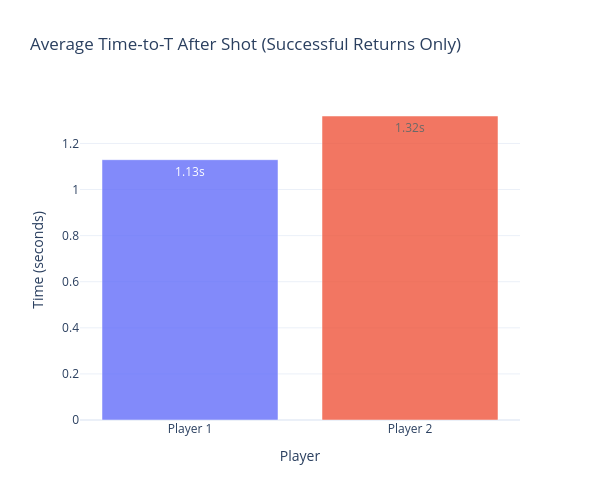
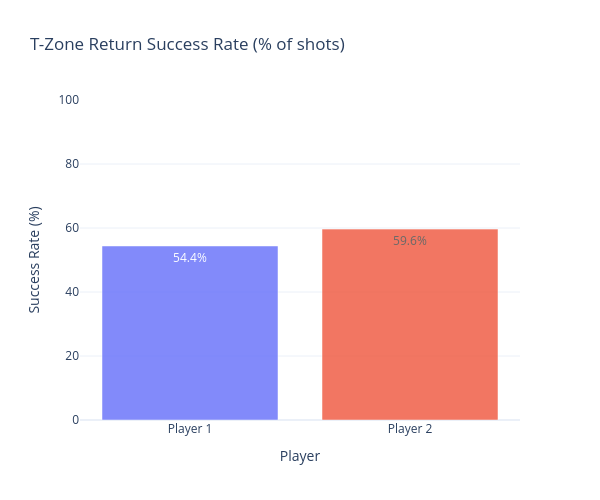
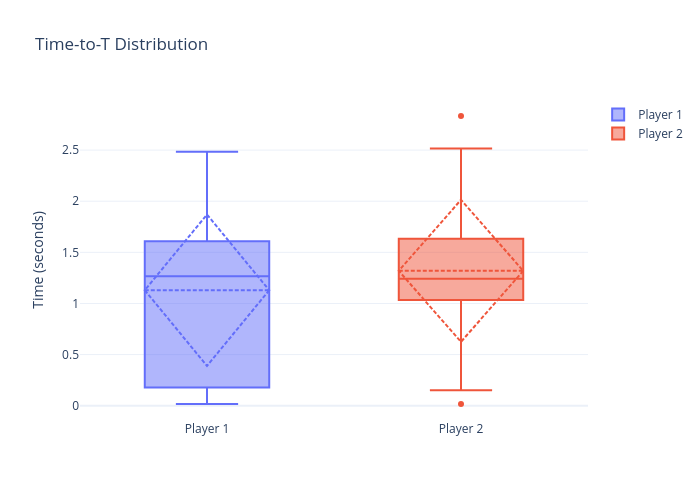

Write notebook code for charts like these, in order.
### Markdown cell above
## **3. Time To T**

### Code cell
#### Time-to-T (Fixed - No Double Counting)

import plotly.graph_objects as go
import pandas as pd

# Get all racket hit events sorted by time
racket_hits = df[df['is_racket_hit'] == True].sort_values(['rally_id', 'timestamp']).copy()

# Calculate time-to-T for each shot
time_to_t_results = []

for idx, hit in racket_hits.iterrows():
    player_id = hit['racket_hit_player_id']
    rally_id = hit['rally_id']
    hit_timestamp = hit['timestamp']
    
    # Find this player's NEXT shot in the same rally
    next_shots = racket_hits[
        (racket_hits['rally_id'] == rally_id) &
        (racket_hits['racket_hit_player_id'] == player_id) &
        (racket_hits['timestamp'] > hit_timestamp)
    ]
    
    if len(next_shots) > 0:
        next_shot_timestamp = next_shots.iloc[0]['timestamp']
    else:
        next_shot_timestamp = None
    
    # Get subsequent frames in the same rally after the hit
    if next_shot_timestamp is not None:
        # Only look BEFORE the next shot
        after_hit = df[
            (df['rally_id'] == rally_id) & 
            (df['timestamp'] > hit_timestamp) &
            (df['timestamp'] < next_shot_timestamp)
        ]
    else:
        # No next shot, look until end of rally
        after_hit = df[
            (df['rally_id'] == rally_id) & 
            (df['timestamp'] > hit_timestamp)
        ]
    
    # Check which player hit and track their return to T
    if player_id == 1:
        in_t_col = 'p1_in_t_zone'
    else:
        in_t_col = 'p2_in_t_zone'
    
    # Find first frame where player re-enters T-zone
    if len(after_hit) > 0:
        returned_to_t = after_hit[after_hit[in_t_col] == True]
    else:
        returned_to_t = pd.DataFrame()  # Empty, no frames to check
    
    if len(returned_to_t) > 0:
        first_return = returned_to_t.iloc[0]
        time_to_t = first_return['timestamp'] - hit_timestamp
        
        time_to_t_results.append({
            'rally_id': rally_id,
            'player_id': player_id,
            'hit_timestamp': hit_timestamp,
            'return_timestamp': first_return['timestamp'],
            'time_to_t_seconds': time_to_t,
            'returned_before_next_shot': True
        })
    else:
        # Player did NOT return to T before next shot - record as failure
        time_to_t_results.append({
            'rally_id': rally_id,
            'player_id': player_id,
            'hit_timestamp': hit_timestamp,
            'return_timestamp': None,
            'time_to_t_seconds': None,
            'returned_before_next_shot': False
        })

# Convert to DataFrame
time_to_t_df = pd.DataFrame(time_to_t_results)

if len(time_to_t_df) > 0:
    # Filter to only successful returns
    successful_returns = time_to_t_df[time_to_t_df['returned_before_next_shot'] == True]
    
    if len(successful_returns) > 0:
        # Calculate average time-to-T per player
        p1_avg_time = successful_returns[successful_returns['player_id'] == 1]['time_to_t_seconds'].mean()
        p2_avg_time = successful_returns[successful_returns['player_id'] == 2]['time_to_t_seconds'].mean()
        
        # Calculate success rate (% of shots where player returned to T)
        p1_success_rate = (successful_returns['player_id'] == 1).sum() / (time_to_t_df['player_id'] == 1).sum() * 100
        p2_success_rate = (successful_returns['player_id'] == 2).sum() / (time_to_t_df['player_id'] == 2).sum() * 100
        
        print(f"Player 1 - Avg Time-to-T: {p1_avg_time:.2f} seconds (Success Rate: {p1_success_rate:.1f}%)")
        print(f"Player 2 - Avg Time-to-T: {p2_avg_time:.2f} seconds (Success Rate: {p2_success_rate:.1f}%)")
        
        # Visualization 1: Average Time-to-T Comparison
        fig1 = go.Figure()
        
        fig1.add_trace(go.Bar(
            x=['Player 1', 'Player 2'],
            y=[p1_avg_time, p2_avg_time],
            marker_color=['#636EFA', '#EF553B'],
            opacity=0.8,
            text=[f'{p1_avg_time:.2f}s', f'{p2_avg_time:.2f}s'],
            textposition='auto'
        ))
        
        fig1.update_layout(
            title='Average Time-to-T After Shot (Successful Returns Only)',
            xaxis_title='Player',
            yaxis_title='Time (seconds)',
            template='plotly_white',
            height=500,
            width=600,
            showlegend=False
        )
        
        fig1.show()
        
        # Visualization 2: Success Rate
        fig2 = go.Figure()
        
        fig2.add_trace(go.Bar(
            x=['Player 1', 'Player 2'],
            y=[p1_success_rate, p2_success_rate],
            marker_color=['#636EFA', '#EF553B'],
            opacity=0.8,
            text=[f'{p1_success_rate:.1f}%', f'{p2_success_rate:.1f}%'],
            textposition='auto'
        ))
        
        fig2.update_layout(
            title='T-Zone Return Success Rate (% of shots)',
            xaxis_title='Player',
            yaxis_title='Success Rate (%)',
            template='plotly_white',
            height=500,
            width=600,
            showlegend=False,
            yaxis=dict(range=[0, 100])
        )
        
        fig2.show()
        
        # Visualization 3: Distribution of Time-to-T
        fig3 = go.Figure()
        
        p1_times = successful_returns[successful_returns['player_id'] == 1]['time_to_t_seconds']
        p2_times = successful_returns[successful_returns['player_id'] == 2]['time_to_t_seconds']
        
        fig3.add_trace(go.Box(
            y=p1_times,
            name='Player 1',
            marker_color='#636EFA',
            boxmean='sd'
        ))
        
        fig3.add_trace(go.Box(
            y=p2_times,
            name='Player 2',
            marker_color='#EF553B',
            boxmean='sd'
        ))
        
        fig3.update_layout(
            title='Time-to-T Distribution',
            yaxis_title='Time (seconds)',
            template='plotly_white',
            height=500,
            width=700
        )
        
        fig3.show()
        
        print(f"\nTotal shots analyzed: {len(time_to_t_df)}")
        print(f"Player 1 - Successful returns: {len(p1_times)} / {(time_to_t_df['player_id'] == 1).sum()}")
        print(f"Player 2 - Successful returns: {len(p2_times)} / {(time_to_t_df['player_id'] == 2).sum()}")
    else:
        print("No successful returns to T found")
else:
    print("No time-to-T data available")

### Figure 1 — Plotly figure (JSON) as saved in the notebook; plotly's stock layout.template omitted (floating-point values rounded to 4 significant figures)
{"data": [{"marker": {"color": ["#636EFA", "#EF553B"]}, "opacity": 0.8, "text": ["1.13s", "1.32s"], "textposition": "auto", "type": "bar", "x": ["Player 1", "Player 2"], "y": [1.13, 1.319]}], "layout": {"height": 500, "showlegend": false, "title": {"text": "Average Time-to-T After Shot (Successful Returns Only)"}, "width": 600, "xaxis": {"title": {"text": "Player"}}, "yaxis": {"title": {"text": "Time (seconds)"}}}}

### Figure 2 — Plotly figure (JSON) as saved in the notebook; plotly's stock layout.template omitted (floating-point values rounded to 4 significant figures)
{"data": [{"marker": {"color": ["#636EFA", "#EF553B"]}, "opacity": 0.8, "text": ["54.4%", "59.6%"], "textposition": "auto", "type": "bar", "x": ["Player 1", "Player 2"], "y": [54.39, 59.65]}], "layout": {"height": 500, "showlegend": false, "title": {"text": "T-Zone Return Success Rate (% of shots)"}, "width": 600, "xaxis": {"title": {"text": "Player"}}, "yaxis": {"range": [0, 100], "title": {"text": "Success Rate (%)"}}}}

### Figure 3 — Plotly figure (JSON) as saved in the notebook; plotly's stock layout.template omitted (floating-point values rounded to 4 significant figures)
{"data": [{"boxmean": "sd", "marker": {"color": "#636EFA"}, "name": "Player 1", "type": "box", "y": [1.267, 2.35, 0.9667, 0.05, 1.267, 1.4, 1.35, 1.633, 1.233, 0.1, 1.25, 0.01667, 0.2667, 1.417, 0.1, 1.367, 1.583, 0.15, 2.033, 0.9833, 1.5, 1.55, 0.01667, 1.617, 0.08333, 1.867, 0.15, 2.483, 1.867, 2.05, 1.05]}, {"boxmean": "sd", "marker": {"color": "#EF553B"}, "name": "Player 2", "type": "box", "y": [0.1833, 2.833, 1.033, 1.633, 1.567, 0.5167, 1.133, 0.01667, 0.15, 2.517, 1.25, 0.2, 1.1, 2.033, 1.817, 1.267, 2.317, 0.95, 1.217, 1.533, 1.567, 1.083, 2.467, 1.317, 1.233, 1.15, 1.217, 1.233, 1.033, 1.5, 1.617, 0.1667, 2.317, 1.683]}], "layout": {"height": 500, "title": {"text": "Time-to-T Distribution"}, "width": 700, "yaxis": {"title": {"text": "Time (seconds)"}}}}
